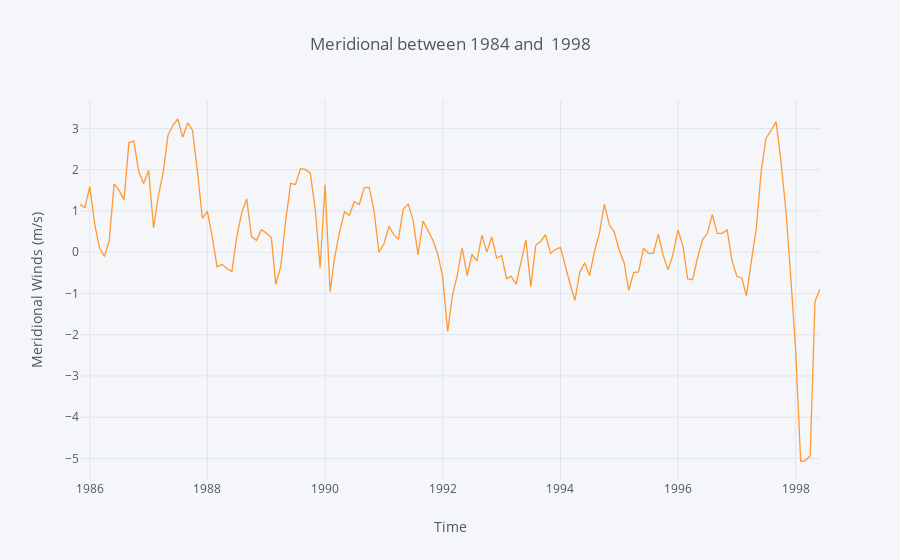

Here is the notebook cell this chart was saved with:
### Code cell


### Figure 1 — Plotly figure (JSON) as saved in the notebook; plotly's stock layout.template omitted (floating-point values rounded to 4 significant figures; data arrays with more than 128 entries replaced by an {"elided": "..."} marker saying what was removed)
{"data": [{"line": {"color": "rgba(255, 153, 51, 1.0)", "dash": "solid", "shape": "linear", "width": 1.3}, "mode": "lines", "name": "mer.winds", "text": "", "type": "scatter", "uid": "478931ea-8b5e-4692-87c8-7ee24ca1057f", "x": {"elided": "152 str values"}, "y": {"elided": "152 float values"}}], "layout": {"legend": {"bgcolor": "#F5F6F9", "font": {"color": "#4D5663"}}, "paper_bgcolor": "#F5F6F9", "plot_bgcolor": "#F5F6F9", "title": {"font": {"color": "#4D5663"}, "text": "Meridional between 1984 and  1998"}, "xaxis": {"gridcolor": "#E1E5ED", "showgrid": true, "tickfont": {"color": "#4D5663"}, "title": {"font": {"color": "#4D5663"}, "text": "Time"}, "zerolinecolor": "#E1E5ED"}, "yaxis": {"gridcolor": "#E1E5ED", "showgrid": true, "tickfont": {"color": "#4D5663"}, "title": {"font": {"color": "#4D5663"}, "text": "Meridional Winds (m/s)"}, "zerolinecolor": "#E1E5ED"}}}
